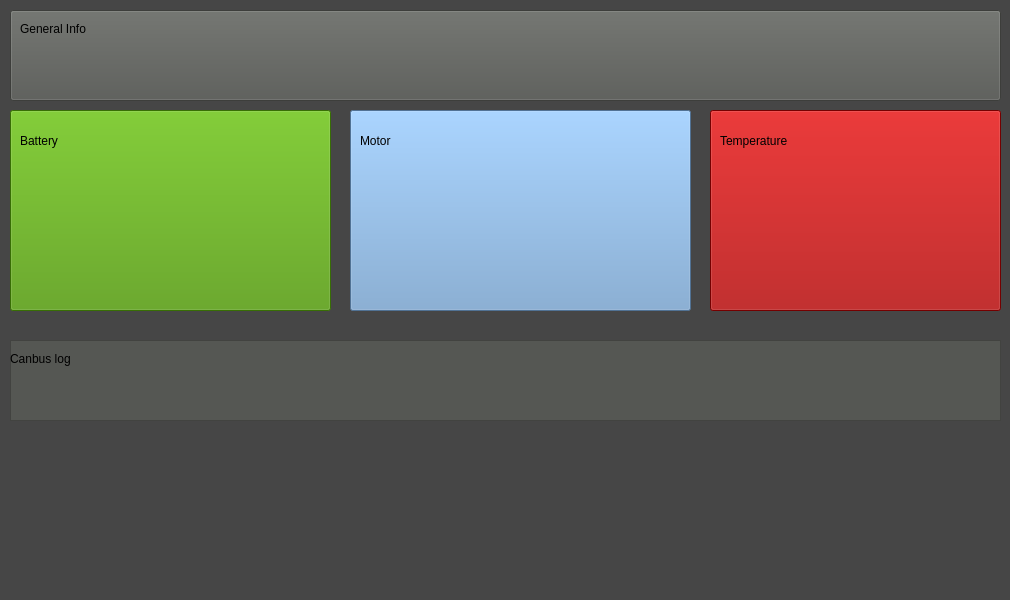
<?xml version="1.0" encoding="UTF-8"?>
<ui version="4.0">
 <class>MainWindow</class>
 <widget class="QMainWindow" name="MainWindow">
  <property name="geometry">
   <rect>
    <x>0</x>
    <y>0</y>
    <width>1010</width>
    <height>600</height>
   </rect>
  </property>
  <property name="windowTitle">
   <string/>
  </property>
  <widget class="QWidget" name="centralWidget">
   <widget class="QPushButton" name="pb_battery">
    <property name="geometry">
     <rect>
      <x>10</x>
      <y>110</y>
      <width>321</width>
      <height>201</height>
     </rect>
    </property>
    <property name="styleSheet">
     <string notr="true">background-color: rgb(78, 154, 6);
font: 57 18pt &quot;Ubuntu Bold&quot;;</string>
    </property>
    <property name="text">
     <string/>
    </property>
   </widget>
   <widget class="QLabel" name="l_battery">
    <property name="geometry">
     <rect>
      <x>20</x>
      <y>120</y>
      <width>111</width>
      <height>41</height>
     </rect>
    </property>
    <property name="styleSheet">
     <string notr="true">font: 20pt &quot;Ubuntu&quot;;</string>
    </property>
    <property name="text">
     <string>Battery</string>
    </property>
   </widget>
   <widget class="QPushButton" name="pb_motor">
    <property name="geometry">
     <rect>
      <x>350</x>
      <y>110</y>
      <width>341</width>
      <height>201</height>
     </rect>
    </property>
    <property name="styleSheet">
     <string notr="true">background-color: rgb(114, 159, 207);
font: 57 18pt &quot;Ubuntu Bold&quot;;</string>
    </property>
    <property name="text">
     <string/>
    </property>
   </widget>
   <widget class="QLabel" name="l_motor">
    <property name="geometry">
     <rect>
      <x>360</x>
      <y>120</y>
      <width>101</width>
      <height>41</height>
     </rect>
    </property>
    <property name="styleSheet">
     <string notr="true">font: 20pt &quot;Ubuntu&quot;;</string>
    </property>
    <property name="text">
     <string>Motor</string>
    </property>
   </widget>
   <widget class="QLabel" name="l_temperature">
    <property name="geometry">
     <rect>
      <x>720</x>
      <y>120</y>
      <width>191</width>
      <height>41</height>
     </rect>
    </property>
    <property name="styleSheet">
     <string notr="true">font: 20pt &quot;Ubuntu&quot;;</string>
    </property>
    <property name="text">
     <string>Temperature</string>
    </property>
   </widget>
   <widget class="QPushButton" name="pb_temperature">
    <property name="geometry">
     <rect>
      <x>710</x>
      <y>110</y>
      <width>291</width>
      <height>201</height>
     </rect>
    </property>
    <property name="styleSheet">
     <string notr="true">background-color: rgb(164, 0, 0);
font: 57 18pt &quot;Ubuntu Bold&quot;;</string>
    </property>
    <property name="text">
     <string/>
    </property>
   </widget>
   <widget class="QLabel" name="l_canlog">
    <property name="geometry">
     <rect>
      <x>10</x>
      <y>350</y>
      <width>91</width>
      <height>17</height>
     </rect>
    </property>
    <property name="text">
     <string>Canbus log</string>
    </property>
   </widget>
   <widget class="QTextBrowser" name="tb_cablog">
    <property name="geometry">
     <rect>
      <x>10</x>
      <y>340</y>
      <width>991</width>
      <height>81</height>
     </rect>
    </property>
    <property name="styleSheet">
     <string notr="true">background-color: rgb(85, 87, 83)</string>
    </property>
   </widget>
   <widget class="QPushButton" name="pb_generalinfo">
    <property name="geometry">
     <rect>
      <x>10</x>
      <y>10</y>
      <width>991</width>
      <height>91</height>
     </rect>
    </property>
    <property name="styleSheet">
     <string notr="true">background-color:rgb(85, 87, 83)</string>
    </property>
    <property name="text">
     <string/>
    </property>
   </widget>
   <widget class="QLabel" name="l_generalinfo">
    <property name="geometry">
     <rect>
      <x>20</x>
      <y>20</y>
      <width>101</width>
      <height>17</height>
     </rect>
    </property>
    <property name="text">
     <string>General Info</string>
    </property>
   </widget>
   <widget class="QLabel" name="l_backgroundcolor">
    <property name="geometry">
     <rect>
      <x>0</x>
      <y>-44</y>
      <width>1021</width>
      <height>1091</height>
     </rect>
    </property>
    <property name="styleSheet">
     <string notr="true">background-color:rgb(70, 70, 70)</string>
    </property>
    <property name="text">
     <string/>
    </property>
   </widget>
   <widget class="QLabel" name="l_logo">
    <property name="geometry">
     <rect>
      <x>50</x>
      <y>320</y>
      <width>901</width>
      <height>361</height>
     </rect>
    </property>
    <property name="styleSheet">
     <string notr="true">image: url(:/images/logotrasparent.png)</string>
    </property>
    <property name="text">
     <string/>
    </property>
   </widget>
   <zorder>l_backgroundcolor</zorder>
   <zorder>pb_temperature</zorder>
   <zorder>pb_battery</zorder>
   <zorder>l_battery</zorder>
   <zorder>pb_motor</zorder>
   <zorder>l_motor</zorder>
   <zorder>l_temperature</zorder>
   <zorder>pb_generalinfo</zorder>
   <zorder>l_generalinfo</zorder>
   <zorder>l_logo</zorder>
   <zorder>tb_cablog</zorder>
   <zorder>l_canlog</zorder>
  </widget>
 </widget>
 <layoutdefault spacing="6" margin="11"/>
 <resources/>
 <connections/>
</ui>
